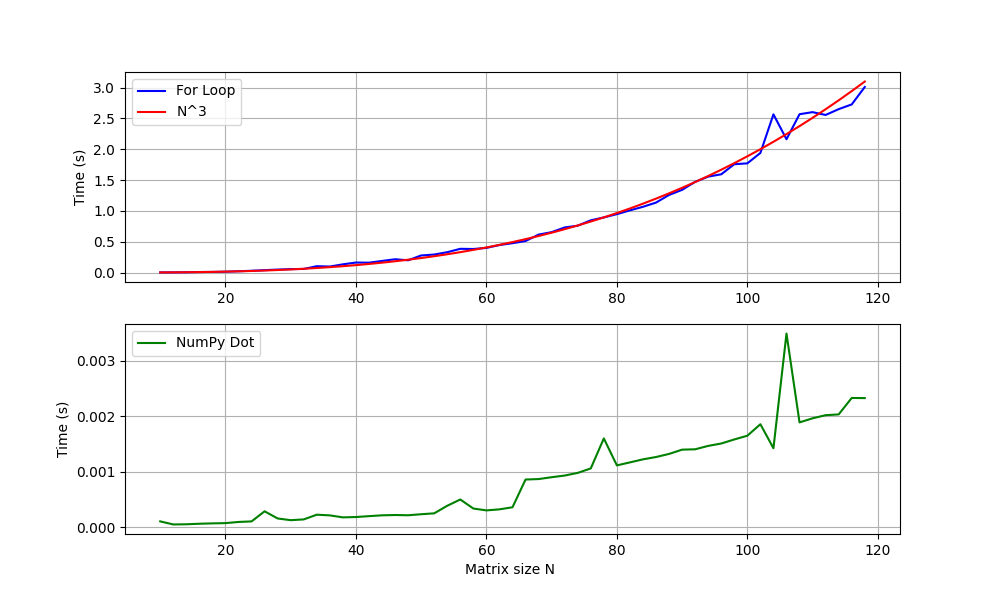

The script that saved this image:
# PS3 -- Dario Loprete -- dl5521@nyu.edu
# PROBLEM 1

# imported packages
import timeit
import numpy as np
import matplotlib.pyplot as plt

setup_code = '''

import numpy as np

# Matrix multiplication using for loop
def matrix_product_loop (N):

    # we create two NxN matrices, A and B, with random entries uniformly distributed between 0 and 1
    A = np.random.uniform(0.,1., size = (N,N)).astype(np.float32)
    B = np.random.uniform(0.,1., size = (N,N)).astype(np.float32)

    # we create an NxN matrix, C, with all entries set to zero
    C = np.zeros([N,N], dtype = np.float32)

    # we perform the matrix multiplication A x B = C using three nested for loops
    for i in range(N):
        for j in range(N):
            for k in range(N):
                C[i,j] += A[i,k]*B[k,j]

# Matrix multiplication using the NumPy dot function 
def matrix_product_dot (N):

    # we create two NxN matrices, A and B, with random entries uniformly distributed between 0 and 1
    A = np.random.uniform(0.,1., size = (N,N)).astype(np.float32)
    B = np.random.uniform(0.,1., size = (N,N)).astype(np.float32)

    # we perform the matrix multiplication A x B = C using the NumPy dot function
    C = np.dot(A, B)
'''


N_values = [10 + i for i in range(0, 110, 2)]       # Matrix size values
times_loop = []                                     # array which will contain the duration of for loop for each N
times_dot = []                                      # array which will contain the duration of Numpy dot for each N

for N in N_values:
    code_with_loop = f'matrix_product_loop({N})'
    code_with_dot = f'matrix_product_dot({N})'

    time_with_loop = timeit.timeit(code_with_loop, setup = setup_code, number = 3) 
    time_with_dot = timeit.timeit(code_with_dot, setup = setup_code, number = 3)   

    times_loop.append(time_with_loop)
    times_dot.append(time_with_dot)

# Behaviour of computation time                  
a = np.mean(times_loop) / np.mean(np.array(N_values)**3)    # a allows to compare the curve N^3 to our data
N_behaviour = np.array(N_values)**3 * a

# Plotting of results
fig ,(ax1, ax2) = plt.subplots(2, 1, figsize=(10, 6))
ax1.plot(N_values, times_loop, label='For Loop', color= 'blue')
ax1.plot(N_values, N_behaviour, label='N^3', color= 'red')
ax2.plot(N_values, times_dot, label='NumPy Dot', color= 'green')

ax1.set_ylabel('Time (s)')

ax2.set_xlabel('Matrix size N ')
ax2.set_ylabel('Time (s)')
#ax2.set_ylim(0.,0.05)

ax1.legend()
ax2.legend()
ax1.grid(True)
ax2.grid(True)

plt.savefig("prob_1.png")
